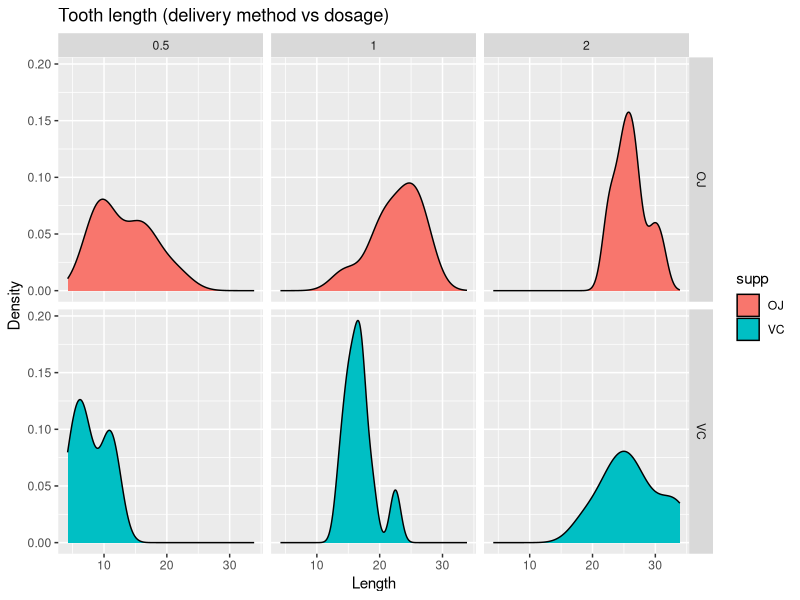
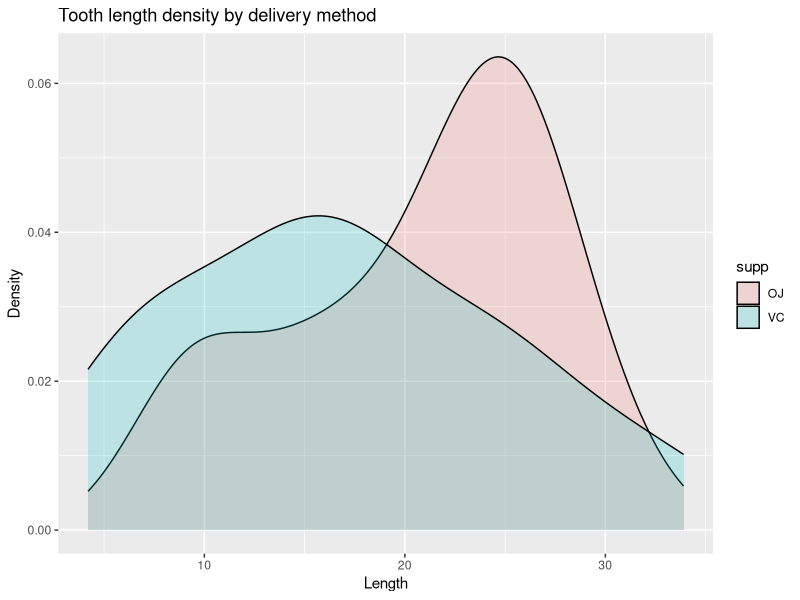
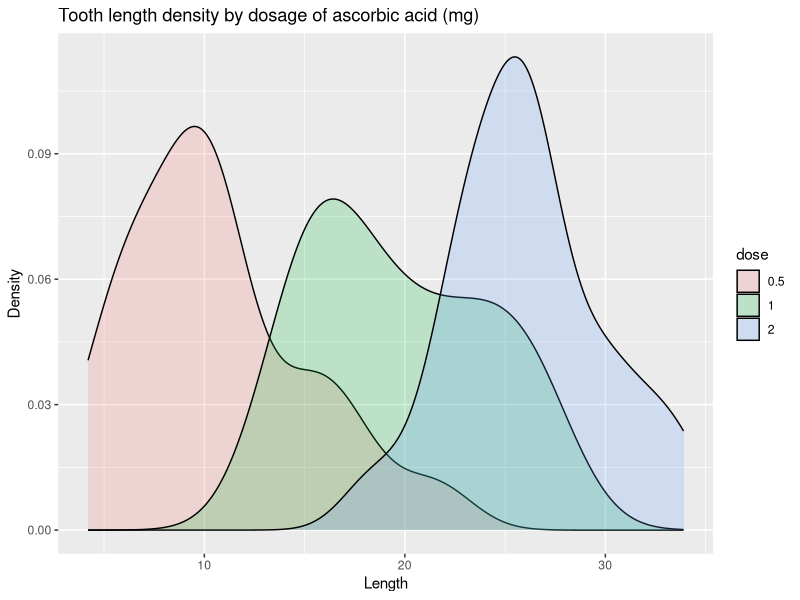

The R source for these figures, in order: (Note: this script raises an error after producing the figures.)
## ---- chunk 1
library(dplyr)
library(ggplot2)
library(data.table)
library(datasets)
## ---- chunk 2
# As mentioned we mutate the dose into a factor to allow better comparisons
tg <- data.table(ToothGrowth)
tg <- tg %>% 
    mutate(dose=factor(dose))
## ---- chunk 3
summary(tg)
## ---- chunk 4
ggplot(tg, aes(x=len, fill=supp)) + 
    geom_density() + facet_grid(supp~dose) +
    ggtitle('Tooth length (delivery method vs dosage)') +
    labs(x='Length', y='Density')
## ---- chunk 5
ggplot(tg, aes(x=len, fill=supp)) + geom_density(alpha=0.2) +
    ggtitle('Tooth length density by delivery method') +
    labs(x='Length', y='Density')
## ---- chunk 6
ggplot(tg, aes(x=len, fill=dose)) + geom_density(alpha=0.2) +
    ggtitle('Tooth length density by dosage of ascorbic acid (mg)') +
    labs(x='Length', y='Density')
## ---- chunk 7
t.test(len ~ supp, data=tg, paired=F, var.equal=F, alternative = 'g')
## ---- chunk 8
tg1 <- tg %>% filter(dose %in% c(0.5,2.0))
t.test(len ~ dose, data=tg1, paired=F, var.equal=F, alternative='l')
## ---- chunk 9
qplot(data=tg, dose, len, color=supp, stat="summary", fun.y=mean) +
    labs(x='Mean Length of Odontoblast', y='Ascorbic Acid - mg/day') +
    ggtitle('Length of Odontoblast vs. Dosage and Delivery Method')
